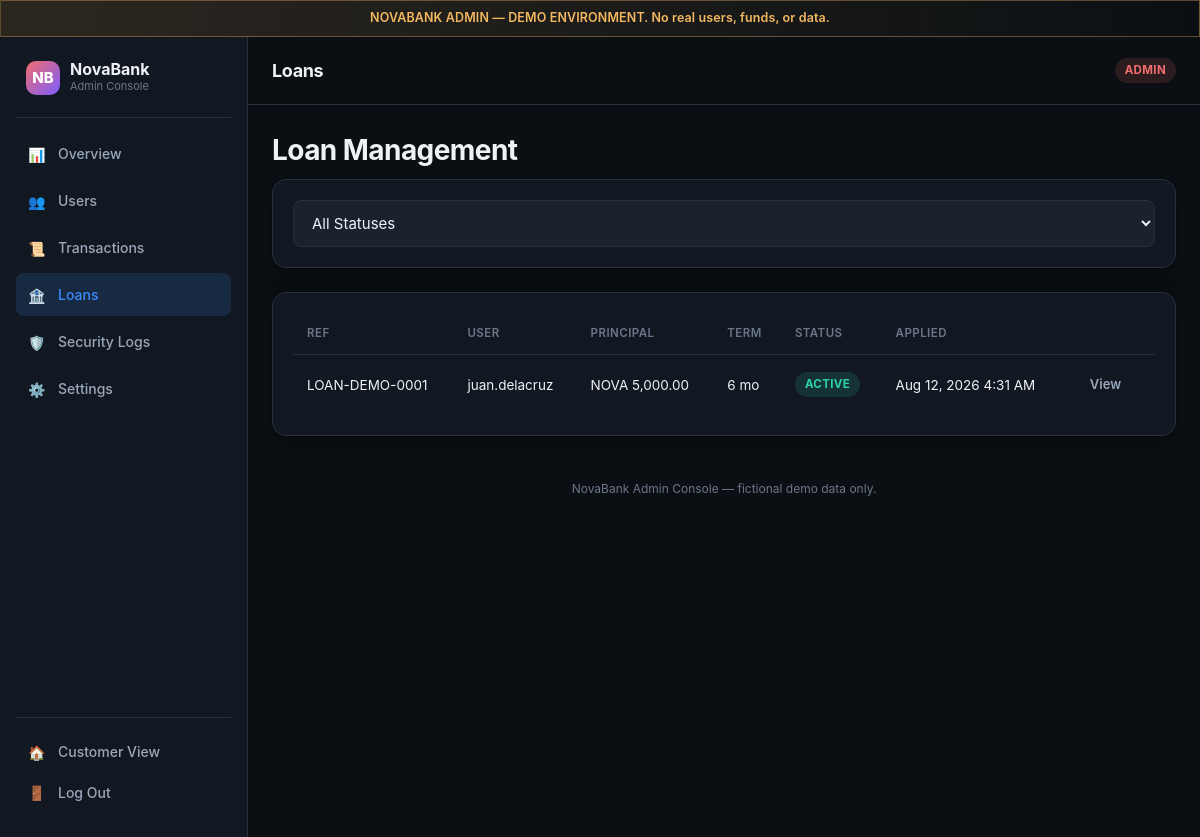
The app's page /admin/loans.php (signed in) with its own data.
### tables this page shows
CREATE TABLE loans (
    id INT UNSIGNED AUTO_INCREMENT PRIMARY KEY,
    loan_ref VARCHAR(30) NOT NULL UNIQUE,
    user_id INT UNSIGNED NOT NULL,
    principal DECIMAL(15,2) NOT NULL,
    interest_rate DECIMAL(5,2) NOT NULL,
    term_months SMALLINT UNSIGNED NOT NULL,
    monthly_payment DECIMAL(15,2) NOT NULL,
    total_repayment DECIMAL(15,2) NOT NULL,
    remaining_balance DECIMAL(15,2) NOT NULL,
    purpose VARCHAR(255) NOT NULL,
    status ENUM('pending','under_review','approved','rejected','active','fully_paid','defaulted') NOT NULL DEFAULT 'pending',
    applied_at TIMESTAMP NOT NULL DEFAULT CURRENT_TIMESTAMP,
    decided_at TIMESTAMP NULL,
    decided_by INT UNSIGNED NULL,
    FOREIGN KEY (user_id) REFERENCES users(id) ON DELETE CASCADE,
    FOREIGN KEY (decided_by) REFERENCES users(id)
);

CREATE TABLE users (
    id INT UNSIGNED AUTO_INCREMENT PRIMARY KEY,
    role_id TINYINT UNSIGNED NOT NULL DEFAULT 1,
    username VARCHAR(30) NOT NULL UNIQUE,
    email VARCHAR(120) NOT NULL UNIQUE,
    password_hash VARCHAR(255) NOT NULL,
    first_name VARCHAR(60) NOT NULL,
    last_name VARCHAR(60) NOT NULL,
    mobile_number VARCHAR(20) NOT NULL,
    date_of_birth DATE NOT NULL,
    address VARCHAR(255) NOT NULL,
    status ENUM('active','locked','suspended') NOT NULL DEFAULT 'active',
    failed_login_count INT UNSIGNED NOT NULL DEFAULT 0,
    locked_until DATETIME NULL,
    created_at TIMESTAMP NOT NULL DEFAULT CURRENT_TIMESTAMP,
    updated_at TIMESTAMP NOT NULL DEFAULT CURRENT_TIMESTAMP ON UPDATE CURRENT_TIMESTAMP,
    FOREIGN KEY (role_id) REFERENCES roles(id)
);

### includes/functions.php (called while the page is built, shortened)
<?php
function e(?string $value): string {
    return htmlspecialchars($value ?? '', ENT_QUOTES, 'UTF-8');
}
function format_money(float|string $amount): string {
    return APP_CURRENCY . ' ' . number_format((float)$amount, 2);
}
function format_date(string $datetime, string $format = 'M j, Y g:i A'): string {
    $ts = strtotime($datetime);
    return $ts ? date($format, $ts) : $datetime;
}

### admin/loans.php (the view, shortened to what this page needs)
<?php
$pdo = db();
$where = '1=1';
$params = [];
$stmt = $pdo->prepare("SELECT l.*, u.username FROM loans l JOIN users u ON u.id = l.user_id WHERE $where ORDER BY l.applied_at DESC LIMIT 50");
$stmt->execute($params);
$loans = $stmt->fetchAll();
$statusBadge = [
    'pending' => 'badge-warning', 'under_review' => 'badge-warning',
    'approved' => 'badge-success', 'active' => 'badge-success',
    'fully_paid' => 'badge-neutral', 'rejected' => 'badge-danger', 'defaulted' => 'badge-danger',
];
require __DIR__ . '/includes/admin-header.php';
?>
<h1>Loan Management</h1>
<div class="card mb-24">
    <form method="get" class="flex-gap">
        <select name="status" onchange="this.form.submit()">
            <option value="">All Statuses</option>
        </select>
    </form>
</div>
<div class="card">
    <?php if (empty($loans)): ?>
        <div class="empty-state">No loans found.</div>
    <?php else: ?>
        <div class="table-wrap">
        <table>
            <thead><tr><th>Ref</th><th>User</th><th>Principal</th><th>Term</th><th>Status</th><th>Applied</th><th></th></tr></thead>
            <tbody>
            <?php foreach ($loans as $loan): ?>
                <tr>
                    <td><?= e($loan['loan_ref']) ?></td>
                    <td><?= e($loan['username']) ?></td>
                    <td><?= e(format_money($loan['principal'])) ?></td>
                    <td><?= (int)$loan['term_months'] ?> mo</td>
                    <td><span class="badge <?= $statusBadge[$loan['status']] ?? 'badge-neutral' ?>"><?= e(ucwords(str_replace('_',' ',$loan['status']))) ?></span></td>
                    <td><?= e(format_date($loan['applied_at'])) ?></td>
                    <td class="flex-gap">
                        <a href="<?= APP_BASE_URL ?>/admin/loan-detail.php?ref=<?= urlencode($loan['loan_ref']) ?>" class="btn btn-ghost btn-sm">View</a>
                    </td>
                </tr>
            <?php endforeach; ?>
            </tbody>
        </table>
        </div>
    <?php endif; ?>
</div>
<?php require __DIR__ . '/includes/admin-footer.php'; ?>

### assets/css/style.css (style rules this page uses)
:root { --color-bg: #0b0f14; --color-surface: #121821; --color-surface-2: #1a222e; --color-border: #263140; --color-text: #eef2f7; --color-text-dim: #9aa8bb; --color-text-faint: #6b7789; --color-brand: #3d8bfd; --color-brand-dim: #2a63b3; --color-brand-glow: rgba(61, 139, 253, 0.15); --color-success: #2dd4a7; --color-success-dim: rgba(45, 212, 167, 0.14); --color-danger: #f26d6d; --color-danger-dim: rgba(242, 109, 109, 0.14); --color-warning: #f4b860; --color-warning-dim: rgba(244, 184, 96, 0.14); --radius-sm: 8px; --radius-md: 14px; --radius-lg: 20px; --shadow-card: 0 1px 2px rgba(0,0,0,0.3), 0 8px 24px rgba(0,0,0,0.24); --font-display: 'Inter', -apple-system, BlinkMacSystemFont, 'Segoe UI', sans-serif; --font-mono: 'JetBrains Mono', 'Courier New', monospace; --header-height: 68px; --sidebar-width: 248px; --bottomnav-height: 64px; --transition-fast: 140ms ease; }
* { box-sizing: border-box; }
html, body { margin: 0; padding: 0; background: var(--color-bg); color: var(--color-text); font-family: var(--font-display); -webkit-font-smoothing: antialiased; scroll-behavior: smooth; }
body { font-size: 15px; line-height: 1.5; min-height: 100vh; }
h1, h2, h3, h4 { margin: 0 0 8px; font-weight: 650; letter-spacing: -0.02em; }
h1 { font-size: 28px; }
a { color: var(--color-brand); text-decoration: none; }
.btn { display: inline-flex; align-items: center; justify-content: center; gap: 8px; padding: 11px 18px; border-radius: var(--radius-sm); border: 1px solid transparent; font-size: 14px; font-weight: 600; cursor: pointer; transition: all var(--transition-fast); min-height: 44px; font-family: inherit; }
.btn-ghost { background: transparent; color: var(--color-text-dim); }
.btn-sm { padding: 7px 12px; min-height: 34px; font-size: 13px; }
.card { background: var(--color-surface); border: 1px solid var(--color-border); border-radius: var(--radius-md); padding: 20px; box-shadow: var(--shadow-card); }
input[type="text"], input[type="email"], input[type="password"], input[type="number"], input[type="tel"], input[type="date"], select, textarea { width: 100%; padding: 12px 14px; background: var(--color-surface-2); border: 1px solid var(--color-border); border-radius: var(--radius-sm); color: var(--color-text); font-size: 15px; font-family: inherit; transition: border-color var(--transition-fast); min-height: 46px; }
.table-wrap { overflow-x: auto; }
table { width: 100%; border-collapse: collapse; }
th, td { text-align: left; padding: 12px 14px; font-size: 13.5px; border-bottom: 1px solid var(--color-border); }
th { color: var(--color-text-faint); font-weight: 600; text-transform: uppercase; font-size: 11.5px; letter-spacing: 0.04em; }
tr:last-child td { border-bottom: none; }
.badge { display: inline-flex; align-items: center; padding: 4px 10px; border-radius: 999px; font-size: 11.5px; font-weight: 700; text-transform: uppercase; letter-spacing: 0.03em; }
.badge-success { background: var(--color-success-dim); color: var(--color-success); }
.flex-gap { display: flex; gap: 10px; flex-wrap: wrap; }
.mb-24 { margin-bottom: 24px; }

### records on screen
loans: loan_ref "LOAN-DEMO-0001", user.username "juan.delacruz", principal "NOVA 5,000.00", term_months "6", status "ACTIVE", applied_at "Aug 12, 2026 4:31 AM"

### other values on screen
$icon "📊"
$label "Overview"
$icon "👥"
$label "Users"
$icon "📜"
$label "Transactions"
$icon "🏦"
$label "Loans"
$icon "🛡️"
$label "Security Logs"
$icon "⚙️"
$label "Settings"
$pageTitle "Loans"
